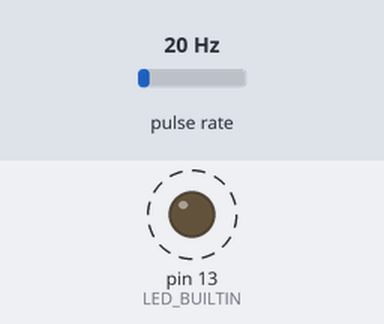
Bench run of a sketch on a simulated Arduino Uno, built with avr-gcc and run on an emulated ATmega328P. Parts: output pins drawn as LEDs (lit = HIGH). Wiring (inferred from the names in the program): pulse sensor: data pin 2. Dashed ring = blinking. The test bench sets the inputs (shaded band); at power-on: pulse rate 20 Hz.

Above: at 1.2 s.
1.3 s: pulse rate (sensor on pin 2) set to 100 Hz
At 2.5 s:
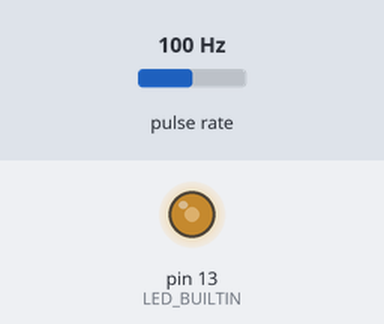
2.9 s: pulse rate (sensor on pin 2) set to 93 Hz
5.9 s: pulse rate (sensor on pin 2) set to 77 Hz
8.9 s: pulse rate (sensor on pin 2) set to 71 Hz
At 9.91 s:
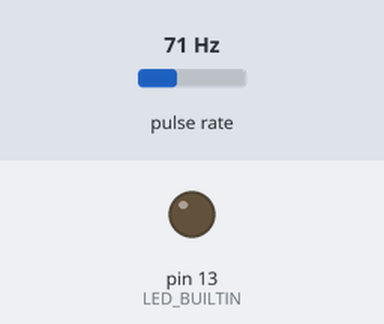
Timing chart, 0 to 12.9 s (numbered marks = the images above; inputs shaded):
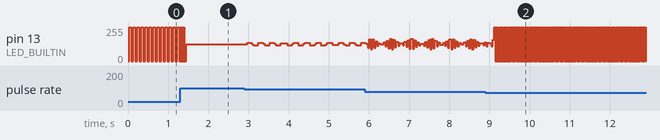

Measured:
- the behaviour switches between 75 and 74 Hz on pulse rate (sensor on pin 2) (found by bisection; images 1 and 2)

The sketch:

SpeedMeasuringModule.ino
```cpp
#include <LiquidCrystal.h>

const int rs = 5, en = 6, d4 = 7, d5 = 8, d6 = 9, d7 = 10;
LiquidCrystal lcd(rs, en, d4, d5, d6, d7);

volatile byte state = LOW;

int pedalSpeedSensorPin= 2;

unsigned int rpm;
volatile byte pulses;
unsigned long time_old;
unsigned int pulses_per_turn= 20; // Depends on the number of spokes on the encoder wheel

void count()
{
  pulses++;
  blink();
}

void blink()
{
  state = !state;
}

void setup()
{


  rpm=0;
  pulses=0;
  time_old=0;

  Serial.begin(9600);

  pinMode(LED_BUILTIN, OUTPUT);
  pinMode(pedalSpeedSensorPin, INPUT_PULLUP);
  attachInterrupt(digitalPinToInterrupt(pedalSpeedSensorPin), count, FALLING);

  //setupLCD();
}

void loop()
{
  digitalWrite(LED_BUILTIN, state);

  return;
  if(millis()-time_old >=100)
  { // Updating every 0.1 seconds
    detachInterrupt(digitalPinToInterrupt(pedalSpeedSensorPin));
    rpm = (60 * 100 / pulses_per_turn )/ (millis() - time_old)* pulses;
    time_old=millis();
    pulses=0;
    Serial.print("RPM= ");
    Serial.println(rpm);
    attachInterrupt(digitalPinToInterrupt(pedalSpeedSensorPin), count, FALLING);
  }
}


void setupLCD()
{
  lcd.begin(16, 2);
  lcd.print("First line");
  lcd.setCursor(0,1);
  lcd.print("Second line");
}
```
